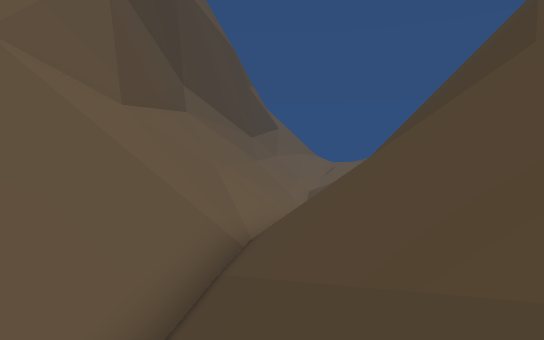
[1] (above)

18 first-person views from a walk through a scene from a Unity 3-D project. The camera is 1.5 m above the floor, tilts 6° down and sees 80° across. The floor is counted in squares, 2 m on a side. Each view is taken from the middle of a square. On the plan, view 1 faces up. The plan holds only what a view shows up to about 11 squares ahead; the rest is blank. The place goes on beyond the plan. The player character is not drawn.

[2]
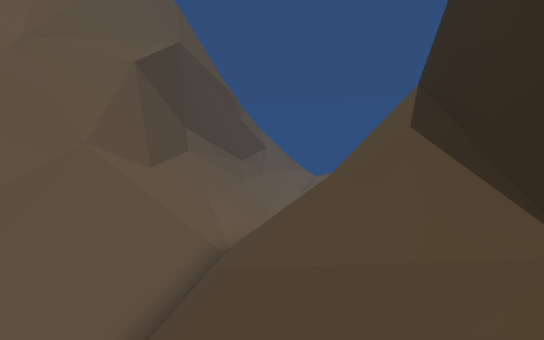

[3]
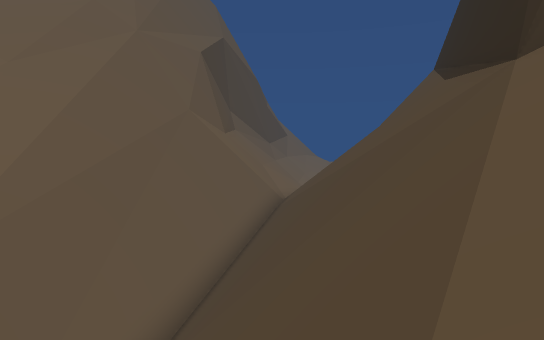

[4]
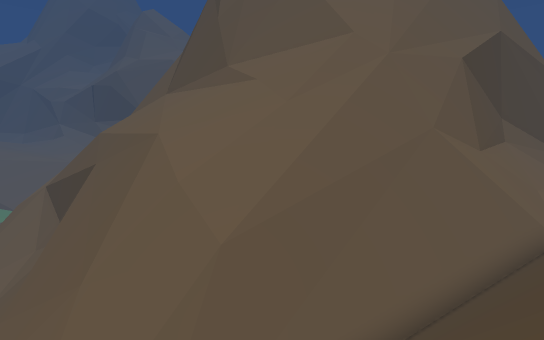

[5]
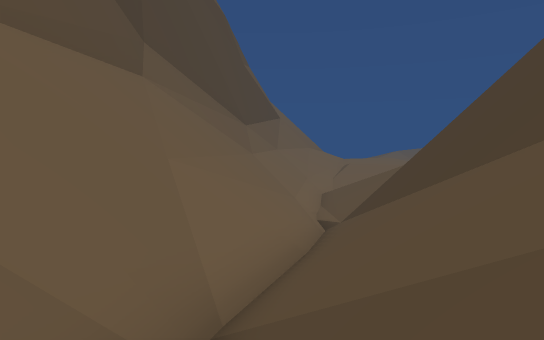

[6]
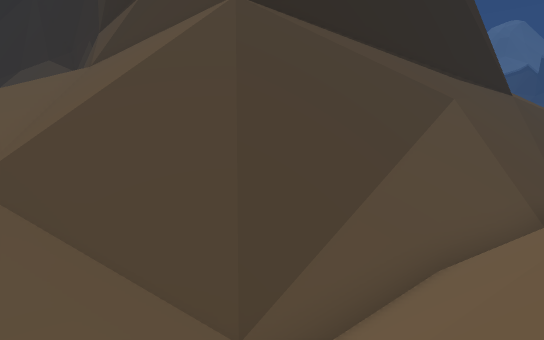

[7]
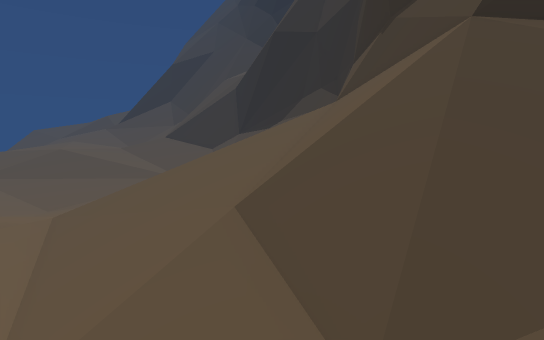

[8]
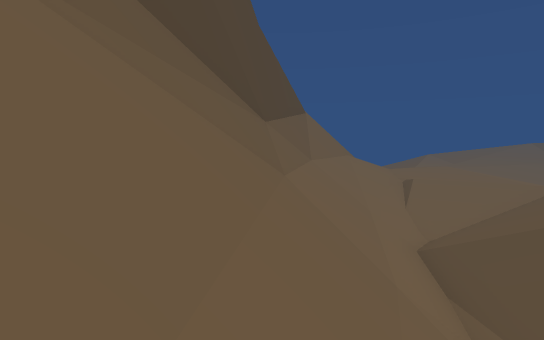

[9]
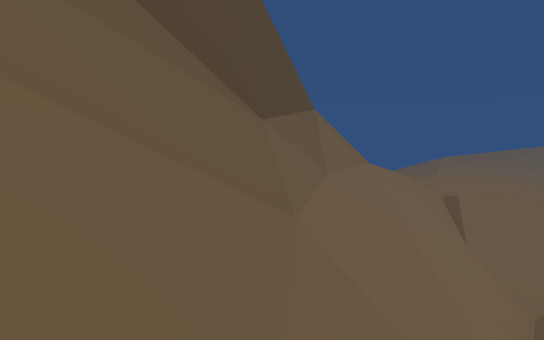

[10]
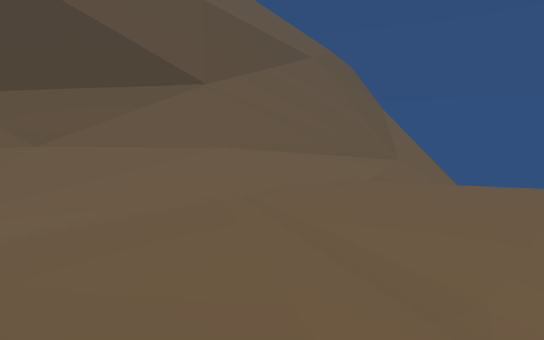

[11]
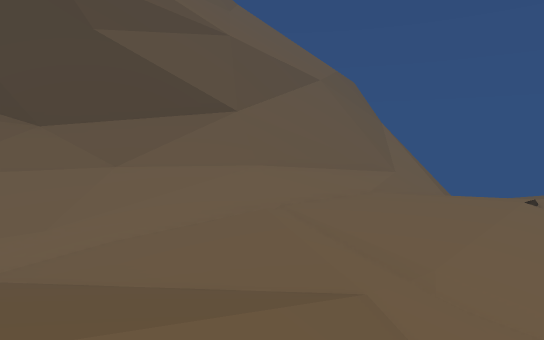

[12]
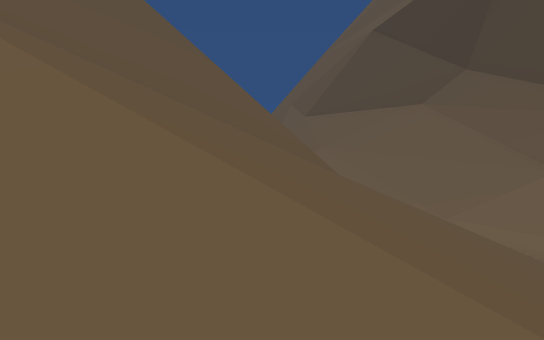

[13]
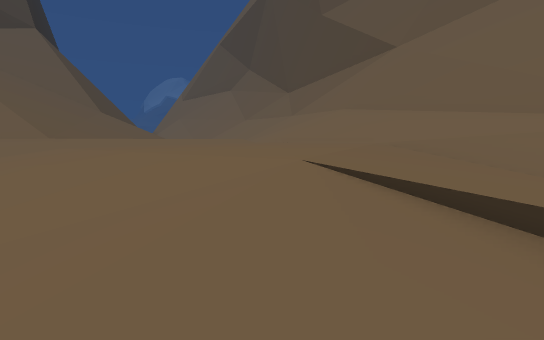

[14]
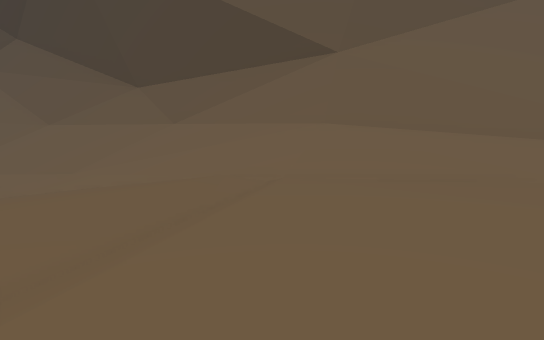

[15]
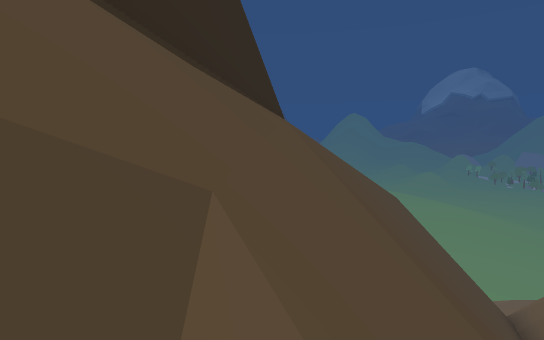

[16]
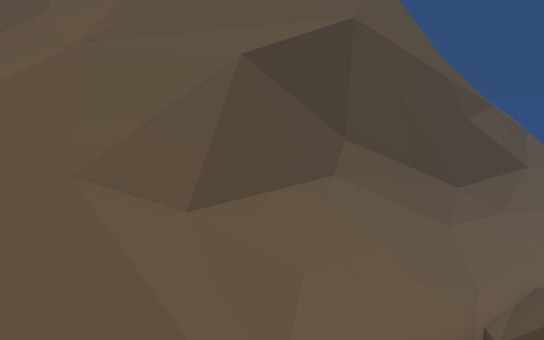

[17]
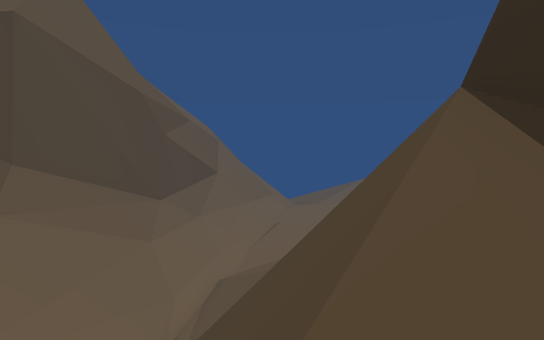

[18]
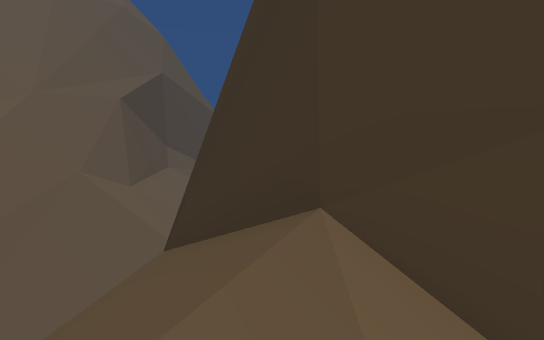

### Floor plan
Key: @ floor where view 1 was taken; # wall or solid block; . floor; / step, stairs or slope; = window, fence, low wall or low ledge; ^ raised ledge; v drop or lower ground.
Columns run from 12 left of view 1 to 10 right of it. Each row starts with its distance up from view 1.
 29             ////// /...
 28             =//////....
 27             =/////.....
 26             ^////......
 25            v^////......
 24            v^////......
 23             ^////......
 22           v ^////......
 21           v ^///....//.
 20            ^=///....//
 19            ^=//...////
 18            ^///../////
 17            ^///////////
 16           ^=///////////
 15           ^////////////
 14          ^=////////////
 13          ^//////==/////
 12         ^/////=^^v/////
 11          #////=^=v/////
 10          #////=^=v////#
  9          =////=^ vv/#^^
  8          #////=^ v#^^
  7      ^^^ #v^//#^vv#
  6     #^^=^#=#//=^v#^
  5   #####v==^#//=#v#^
  4   #//vvvv #////#/#
  3    //=vv=^#//////^
  2    ///vv #//////#
  1     //vv #//////^
  0    ///vv^#//@//#
 -1   ////vv#//////#
 -2   ////v=#//////^
 -3   ///vv#//////#
 -4    /vv #///////^
 -5 ####vv#////////#^
 -6 ==//v #////// //^
 -7         /////  /

Where each view was taken, in squares from view 1:
view 1: 0 up, 0 right, facing up
view 2: 4 down, 1 right, facing up
view 3: 7 down, 1 left, facing up
view 4: 7 down, 0 right, facing up-left
view 5: 4 up, 0 right, facing up
view 6: 14 up, 1 left, facing down-right
view 7: 13 up, 2 left, facing right
view 8: 10 up, 1 left, facing up
view 9: 13 up, 1 left, facing up
view 10: 19 up, 9 right, facing up-left
view 11: 17 up, 10 right, facing up-left
view 12: 17 up, 10 right, facing down-left
view 13: 29 up, 10 right, facing down-left
view 14: 23 up, 9 right, facing left
view 15: 4 up, 2 right, facing down
view 16: 3 up, 3 right, facing up-left
view 17: 4 up, 4 right, facing up
view 18: 7 down, 3 right, facing up
